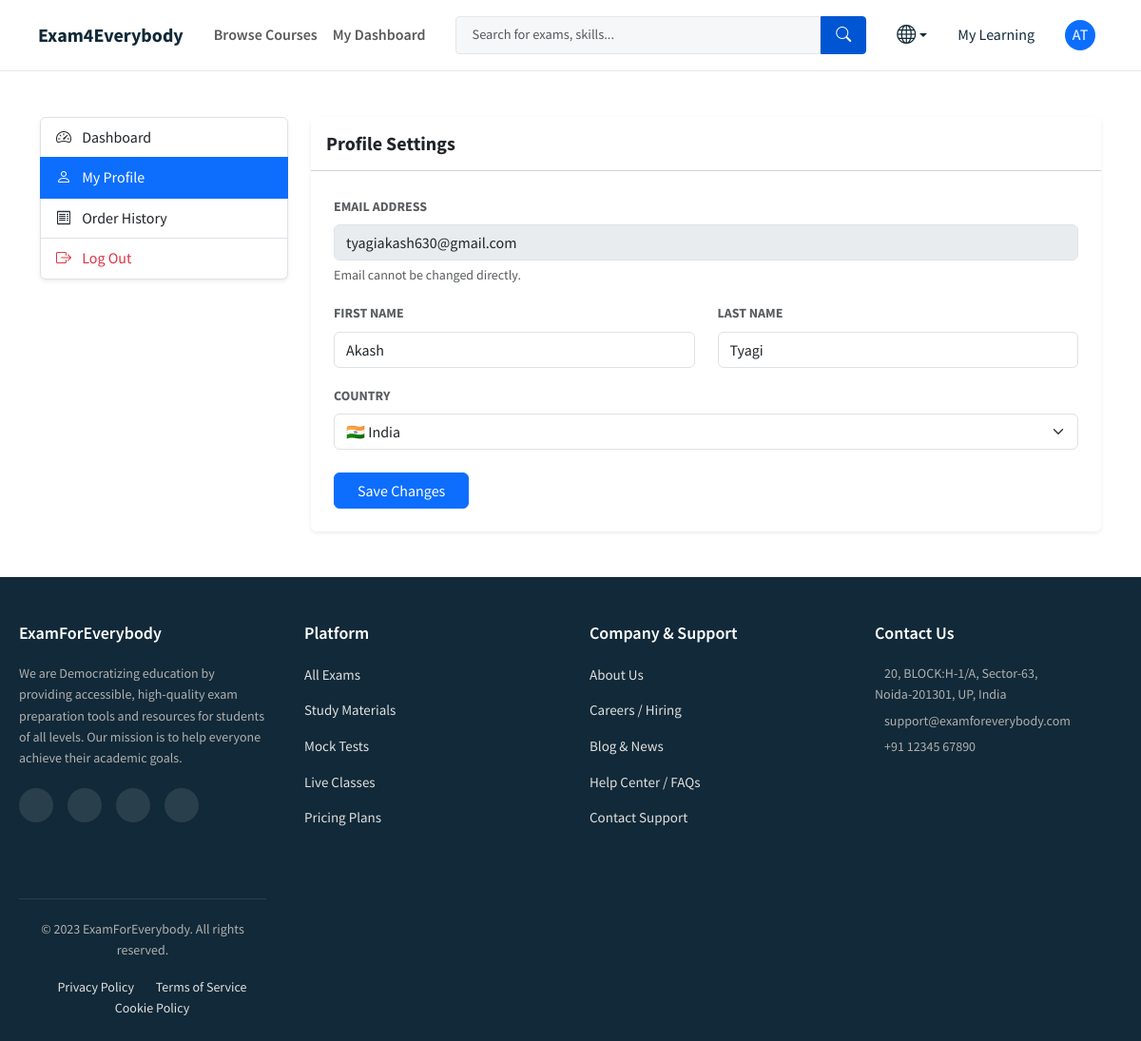
The app's page /accounts/profile/ (signed in) with its own data.
### users/models.py (models this page shows, shortened)
class CustomUser(AbstractUser):
    class Role(models.TextChoices):
        STUDENT = 'STUDENT', 'Student'
        INSTRUCTOR = 'INSTRUCTOR', 'Instructor'
        ADMIN = 'ADMIN', 'Admin'
    country = models.CharField(
        max_length=2,
        choices=COUNTRY_CHOICES,
        default='IN',
        verbose_name=("Country")
    )
    role = models.CharField(
        max_length=15,
        choices=Role.choices,
        default=Role.STUDENT,
        verbose_name="User Role"
    )
    bio = models.TextField(
        blank=True,
        null=True
    )
    REQUIRED_FIELDS = ['email', 'role']

### users/views.py (the view)
# urls.py: path('profile/', views.profile, name='profile'),
@login_required
def profile(request):
    if request.method == 'POST':
        form = UserUpdateForm(request.POST, instance=request.user)
        if form.is_valid():
            form.save()
            messages.success(request, 'Your profile has been updated!')
            return redirect('profile')
    else:
        form = UserUpdateForm(instance=request.user)
    return render(request, 'users/profile.html', {'form': form})

### users/forms.py
class UserUpdateForm(forms.ModelForm):
    class Meta:
        model = CustomUser
        fields = ['first_name', 'last_name', 'country']
        widgets = {
            'first_name': forms.TextInput(attrs={'class': 'form-control', 'placeholder': 'First Name'}),
            'last_name': forms.TextInput(attrs={'class': 'form-control', 'placeholder': 'Last Name'}),
            'country': forms.Select(attrs={'class': 'form-select'}),
        }

### core/context_processors.py (called while the page is built)
def global_categories(request):
    return {
        'PAYMENTS_ACTIVE': settings.PAYMENTS_ACTIVE,
        'navbar_categories': Category.objects.filter(parent_category__isnull=True).prefetch_related('children')
    }

### templates/users/profile.html (shortened to what this page needs)
{% extends 'base.html' %}
{% load static %}
{% block content %}
<div class="container py-5">
    <div class="row">
        <div class="col-md-3 mb-4">
            <div class="list-group shadow-sm">
                <a href="{% url 'dashboard' %}" class="list-group-item list-group-item-action">
                    <i class="bi bi-speedometer2 me-2"></i> Dashboard
                </a>
                <a href="{% url 'profile' %}" class="list-group-item list-group-item-action active">
                    <i class="bi bi-person me-2"></i> My Profile
                </a>
                <a href="{% url 'order_history' %}" class="list-group-item list-group-item-action">
                    <i class="bi bi-receipt me-2"></i> Order History
                </a>
                <a href="{% url 'logout' %}" class="list-group-item list-group-item-action text-danger">
                    <i class="bi bi-box-arrow-right me-2"></i> Log Out
                </a>
            </div>
        </div>
        <div class="col-md-9">
            <div class="card border-0 shadow-sm">
                <div class="card-header bg-white py-3">
                    <h5 class="mb-0 fw-bold">Profile Settings</h5>
                </div>
                <div class="card-body p-4">
                    <form method="post">
                        <div class="mb-3">
                            <label class="form-label text-muted small text-uppercase fw-bold">Email Address</label>
                            <input type="text" class="form-control" value="{{ user.email }}" disabled>
                            <div class="form-text">Email cannot be changed directly.</div>
                        </div>
                        <div class="row">
                            <div class="col-md-6 mb-3">
                                <label class="form-label text-muted small text-uppercase fw-bold">First Name</label>
                                {{ form.first_name }}
                            </div>
                            <div class="col-md-6 mb-3">
                                <label class="form-label text-muted small text-uppercase fw-bold">Last Name</label>
                                {{ form.last_name }}
                            </div>
                        </div>
                        <div class="mb-4">
                            <label class="form-label text-muted small text-uppercase fw-bold">Country</label>
                            {{ form.country }}
                        </div>
                        <button type="submit" class="btn btn-primary px-4">Save Changes</button>
                    </form>
                </div>
            </div>
        </div>
    </div>
</div>
{% endblock %}

### templates/base.html (shortened to what this page needs)
{% load static %}
{% load i18n %}
<!DOCTYPE html>
<html lang="{{ LANGUAGE_CODE }}">
<head>
    <link href="https://cdn.jsdelivr.net/npm/bootstrap@5.3.0/dist/css/bootstrap.min.css" rel="stylesheet">
    <link rel="stylesheet" href="https://cdn.jsdelivr.net/npm/bootstrap-icons@1.10.5/font/bootstrap-icons.css">
    <link rel="stylesheet" href="{% static 'css/style.css' %}">
</head>
<body class="d-flex flex-column min-vh-100">
    <nav class="navbar navbar-expand-lg navbar-light bg-white sticky-top">
        <div class="container-fluid px-4">
            <a class="navbar-brand d-flex align-items-center p-0 me-4" href="{% url 'home' %}">
                 <text x="70" y="40" font-family="Arial, sans-serif" font-size="24" font-weight="bold" fill="#0056D2">Exam4Everybody</text> </svg>
            </a>
            <div class="collapse navbar-collapse" id="mainNav">
               <ul class="navbar-nav ms-auto mb-2 mb-lg-0">
    <li class="nav-item">
        <a class="nav-link fw-semibold" href="{% url 'explore' %}">Browse Courses</a>
    </li>
    {% if user.is_authenticated %}
        <li class="nav-item">
            <a class="nav-link fw-semibold" href="{% url 'dashboard' %}">My Dashboard</a>
        </li>
        {% endif %}
</ul>
                <form class="d-flex flex-grow-1 mx-lg-4 my-2 my-lg-0 position-relative" role="search">
                    <input class="form-control search-input w-100" type="search" placeholder="{% trans 'Search for exams, skills...' %}">
                    <button class="btn-search" type="submit">
                        <i class="bi bi-search"></i>
                    </button>
                </form>
                <ul class="navbar-nav ms-auto align-items-center">
                    <li class="nav-item dropdown me-3 d-none d-lg-block">
    <a class="nav-link dropdown-toggle d-flex align-items-center p-2" href="#" role="button" data-bs-toggle="dropdown" aria-expanded="false" style="color: var(--brand-dark);" title="{% trans 'Select Language' %}">
        <i class="bi bi-globe fs-5"></i>
    </a>
</li>
                    {% if user.is_authenticated %}
                        <li class="nav-item me-3">
                            <a href="{% url 'home' %}" class="nav-link" style="color: var(--brand-dark);">{% trans "My Learning" %}</a>
                        </li>
                        <li class="nav-item dropdown">
                            <a class="nav-link" href="#" data-bs-toggle="dropdown">
                                <div class="avatar-circle bg-primary text-white rounded-circle d-flex align-items-center justify-content-center" style="width: 32px; height: 32px;">
                                    {{ user.first_name|first|upper }}{{ user.last_name|first|upper }}
                                </div>
                            </a>
                        </li>
                    {% endif %}
                </ul>
            </div>
        </div>
    </nav>
    <main class="flex-grow-1">
        {% block content %}{% endblock %}
    </main>
<footer class="site-footer">
  <div class="footer-container">
    <div class="footer-col">
      <h3>ExamForEverybody</h3>
      <p class="footer-about-text">
        We are Democratizing education by providing accessible, high-quality exam preparation tools and resources for students of all levels. Our mission is to help everyone achieve their academic goals.
      </p>
      <div class="social-icons">
        <a href="#"></a>
        <a href="#"></a>
        <a href="#"></a>
        <a href="#"></a>
      </div>
    </div>
    <div class="footer-col">
      <h3>Platform</h3>
      <ul class="footer-links">
        <li><a href="#">All Exams</a></li>
        <li><a href="#">Study Materials</a></li>
        <li><a href="#">Mock Tests</a></li>
        <li><a href="#">Live Classes</a></li>
        <li><a href="#">Pricing Plans</a></li>
      </ul>
    </div>
    <div class="footer-col">
      <h3>Company & Support</h3>
      <ul class="footer-links">
        <li><a href="#">About Us</a></li>
        <li><a href="#">Careers / Hiring</a></li>
        <li><a href="#">Blog & News</a></li>
        <li><a href="#">Help Center / FAQs</a></li>
        <li><a href="#">Contact Support</a></li>
      </ul>
    </div>
    <div class="footer-col">
      <h3>Contact Us</h3>
      <address class="footer-address">
        <p>
           20, BLOCK:H-1/A, Sector-63,<br>
           Noida-201301, UP, India
        </p>
        <p> support@examforeverybody.com</p>
        <p> +91 12345 67890</p>
      </address>
    </div>
  </div>
  <div class="footer-container">
      <div class="footer-bottom">
        <p>&copy; 2023 ExamForEverybody. All rights reserved.</p>
        <div class="footer-bottom-links">
            <a href="#">Privacy Policy</a>
            <a href="#">Terms of Service</a>
            <a href="#">Cookie Policy</a>
        </div>
      </div>
  </div>
</footer>
</body>
</html>

### static/css/style.css (style rules this page uses)
:root { --brand-dark: #112938; --brand-primary: #0056D2; --brand-bg-light: #F5F7F8; --brand-border: #e5e7eb; --text-main: #1F1F1F; --text-secondary: #636363; --font-stack: 'Source Sans Pro', sans-serif; --shadow-soft: 0 4px 12px rgba(17, 41, 56, 0.08); --shadow-hover: 0 8px 24px rgba(17, 41, 56, 0.12); }
body { font-family: var(--font-stack); color: var(--text-main); background-color: #fff; line-height: 1.6; -webkit-font-smoothing: antialiased; }
h1, h2, h3, h4, .navbar-brand { font-family: var(--font-stack); font-weight: 700; color: var(--brand-dark); }
.navbar { background-color: #fff; border-bottom: 1px solid var(--brand-border); padding: 0.8rem 1rem; box-shadow: none; }
.navbar .search-input { border: 1px solid var(--brand-border); background-color: var(--brand-bg-light); border-radius: 4px 0 0 4px; padding: 0.5rem 1rem; font-size: 0.9rem; }
.btn-search { background-color: var(--brand-primary); color: #fff; border: 1px solid var(--brand-primary); border-radius: 0 4px 4px 0; padding: 0 15px; display: flex; align-items: center; justify-content: center; transition: background-color 0.2s; }
.card-body { padding: 1.2rem; }
footer { background-color: var(--brand-dark) !important; color: #fff !important; padding-top: 3rem; padding-bottom: 1.5rem; }
footer a { color: #e0e0e0 !important; text-decoration: none; transition: color 0.2s; }
footer p, footer li, footer span { color: #b0b0b0 !important; }
.footer-container { max-width: 1200px; margin: 0 auto; padding: 0 20px; display: grid; grid-template-columns: repeat(4, 1fr); gap: 40px; }
.footer-col h3 { color: #ffffff; font-size: 18px; margin-bottom: 20px; font-weight: 600; }
.footer-about-text { font-size: 14px; margin-bottom: 20px; }
.footer-links { list-style: none; padding: 0; margin: 0; }
.footer-links li { margin-bottom: 12px; }
.footer-links a { color: #b3b3b3; text-decoration: none; transition: color 0.3s ease; font-size: 15px; }
.footer-address { font-style: normal; font-size: 14px; }
.footer-address p { margin: 5px 0; }
.social-icons { display: flex; gap: 15px; margin-top: 20px; }
.social-icons a { display: inline-flex; align-items: center; justify-content: center; width: 36px; height: 36px; background-color: rgba(255,255,255,0.1); color: #ffffff; border-radius: 50%; text-decoration: none; transition: all 0.3s ease; }
.footer-bottom { margin-top: 60px; padding-top: 20px; border-top: 1px solid rgba(255,255,255,0.1); text-align: center; font-size: 14px; display: flex; justify-content: space-between; flex-wrap: wrap; }
.footer-bottom-links a { color: #b3b3b3; text-decoration: none; margin-left: 20px; }

### records on screen
CustomUser: first_name|first "A", last_name|first "T", email "tyagiakash630@gmail.com", first_name "Akash", last_name "Tyagi", country "🇮🇳 India"
